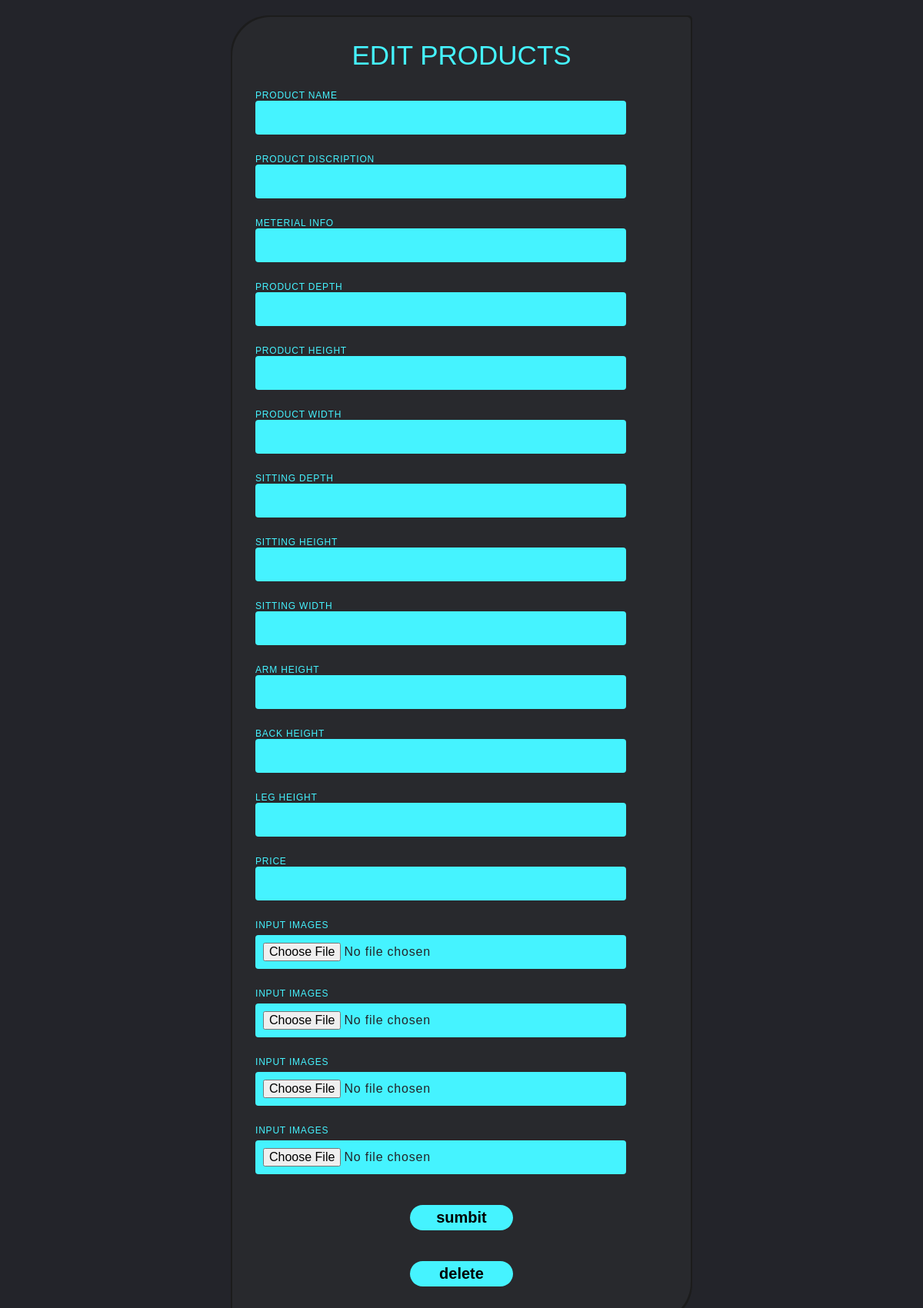
The app's page /admin/editproduct/5 (signed in), older data.
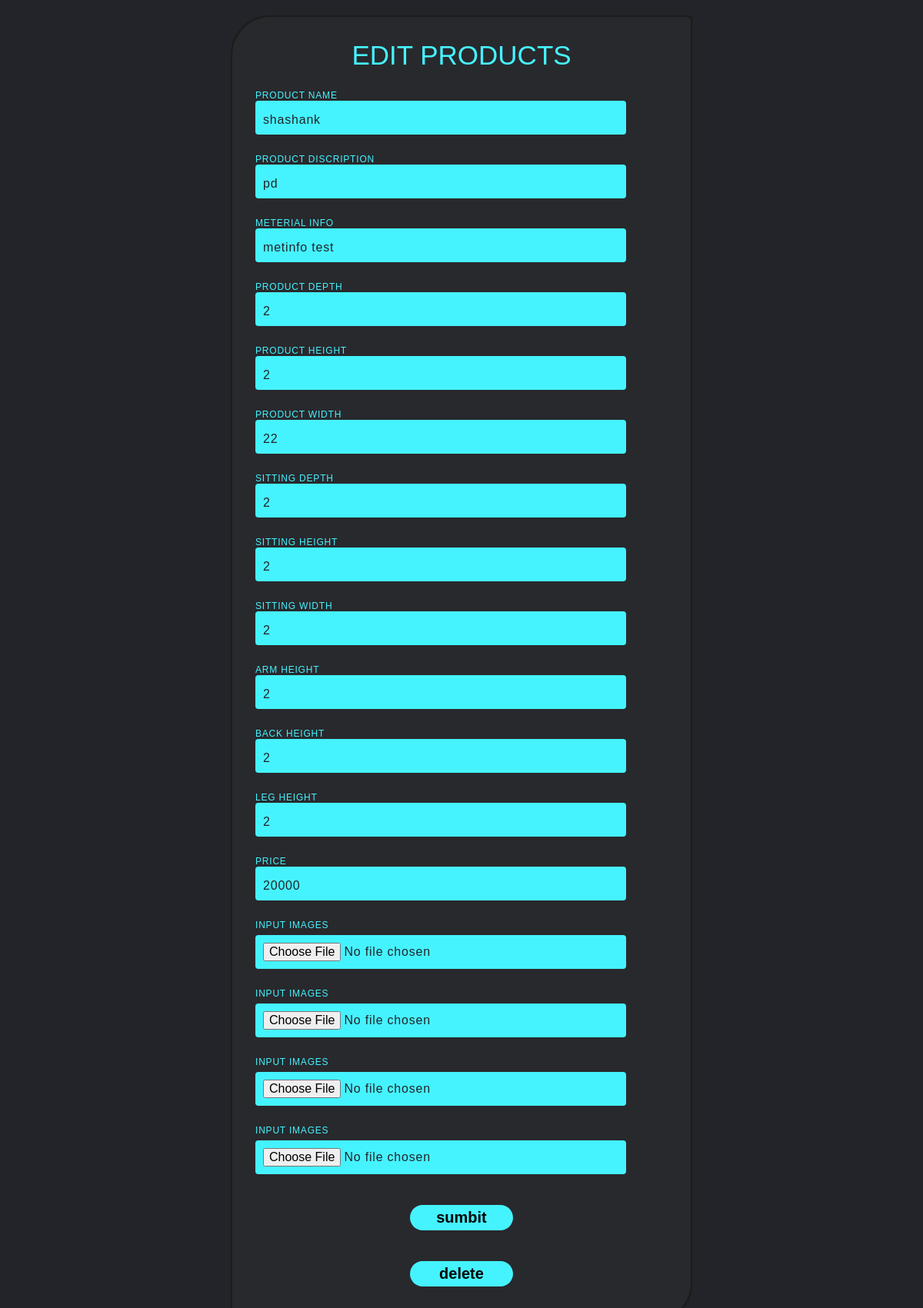
The same page, newer data.
### server.py (models this page shows, shortened)
class Product(UserMixin, db.Model):
    id = db.Column(db.Integer, primary_key=True)
    name = db.Column(db.String(30), unique=True, nullable=False)
    disc = db.Column(db.String(3000), nullable=False)
    meterial_info = db.Column(db.String(3000), nullable=False)
    cat_id = db.Column(db.Integer)
    pw = db.Column(db.Integer)
    pd = db.Column(db.Integer)
    ph = db.Column(db.Integer)
    sd = db.Column(db.Integer)
    sh = db.Column(db.Integer)
    sw = db.Column(db.Integer)
    ah = db.Column(db.Integer)
    bh = db.Column(db.Integer)
    lh = db.Column(db.Integer)
    price = db.Column(db.Integer)
    img1 = db.Column(db.String(150), nullable=False)
    img2 = db.Column(db.String(150), nullable=False)
    img3 = db.Column(db.String(150), nullable=False)
    img4 = db.Column(db.String(150), nullable=False)

### server.py (the view, shortened to what this page needs)
@app.route('/admin/editproduct/<int:id>', methods=['GET', 'POST'])
@login_required
def edit_product(id):
    product = Product.query.filter_by(id=id).first()
    return render_template("admin/edit_product.html", product=product)

### server.py (called while the page is built)
@login_manager.user_loader
def load_user(user_id):
    return Admin.query.get(int(user_id))

### templates/admin/edit_product.html (shortened to what this page needs)
<!DOCTYPE html>
<html lang="en">
<head>
    <link rel="stylesheet" href="{{url_for('static',filename='css/addproduct.css')}}">
</head>
<body>
    <div class="box">
        <form method="post" enctype="multipart/form-data" class="categories">
            <h2>Edit Products</h2>
            <div class="inputbox">
                <input type="text" name="product_name" id="" value="{{product.name}}">
                <span>Product Name</span>
                <i></i>
            </div>
            <div class="inputbox">
                <input type="text" name="discription" value="{{product.disc}}">
                <span>product discription</span>
                <i></i>
            </div>
            <div class="inputbox">
                <input type="text" name="meterial_info" value="{{product.meterial_info}}" id="meterial_info">
                <span>meterial info</span>
                <i></i>
            </div>
            <div class="inputbox">
                <input type="text" name="pd" value="{{product.pd}}" id="">
                <span>product depth</span>
                <i></i>
            </div>
            <div class="inputbox">
                <input type="text" name="ph" value="{{product.ph}}" id="">
                <span>product height</span>
                <i></i>
            </div>
            <div class="inputbox">
                <input type="text" name="pw" value="{{product.pw}}" id="">
                <span>product width</span>
                <i></i>
            </div>
            <div class="inputbox">
                <input type="text" name="sd" value="{{product.sd}}" id="">
                <span>sitting depth</span>
                <i></i>
            </div>
            <div class="inputbox">
                <input type="text" name="sh" value="{{product.sh}}" id="">
                <span>sitting height</span>
                <i></i>
            </div>
            <div class="inputbox">
                <input type="text" name="sw" value="{{product.sw}}" id="">
                <span>sitting width</span>
                <i></i>
            </div>
            <div class="inputbox">
                <input type="text" name="ah" value="{{product.ah}}" id="">
                <span>arm height</span>
                <i></i>
            </div>
            <div class="inputbox">
                <input type="text" name="bh" value="{{product.bh}}" id="">
                <span>back height</span>
                <i></i>
            </div>
            <div class="inputbox">
                <input type="text" name="lh" value="{{product.lh}}" id="">
                <span>leg height</span>
                <i></i>
            </div>
            <div class="inputbox">
                <input type="text" name="price" value="{{product.price}}" id="">
                <span>price</span>
                <i></i>
            </div>
            <div class="inputbox">
                <input type="file" id="imageUpload" name="img1">
                <span>Input Images</span>
                <i></i>
            </div>
            <div class="inputbox">
                <input type="file" id="imageUpload" name="img2">
                <span>Input Images</span>
                <i></i>
            </div>
            <div class="inputbox">
                <input type="file" id="imageUpload" name="img3">
                <span>Input Images</span>
                <i></i>
            </div>
            <div class="inputbox">
                <input type="file" id="imageUpload" name="img4">
                <span>Input Images</span>
                <i></i>
            </div>
            <input type="submit" value="sumbit">
            <input type="submit" value="delete" name="delete">
        </form>
    </div>
</body>
</html>

Row changes from the older to the newer data that the page shows:
added Product: product_name "shashank", discription "pd", meterial_info "metinfo test", pd "2", ph "2", pw "22", sd "2", sh "2", sw "2", ah "2", bh "2", lh "2", price "20000"
